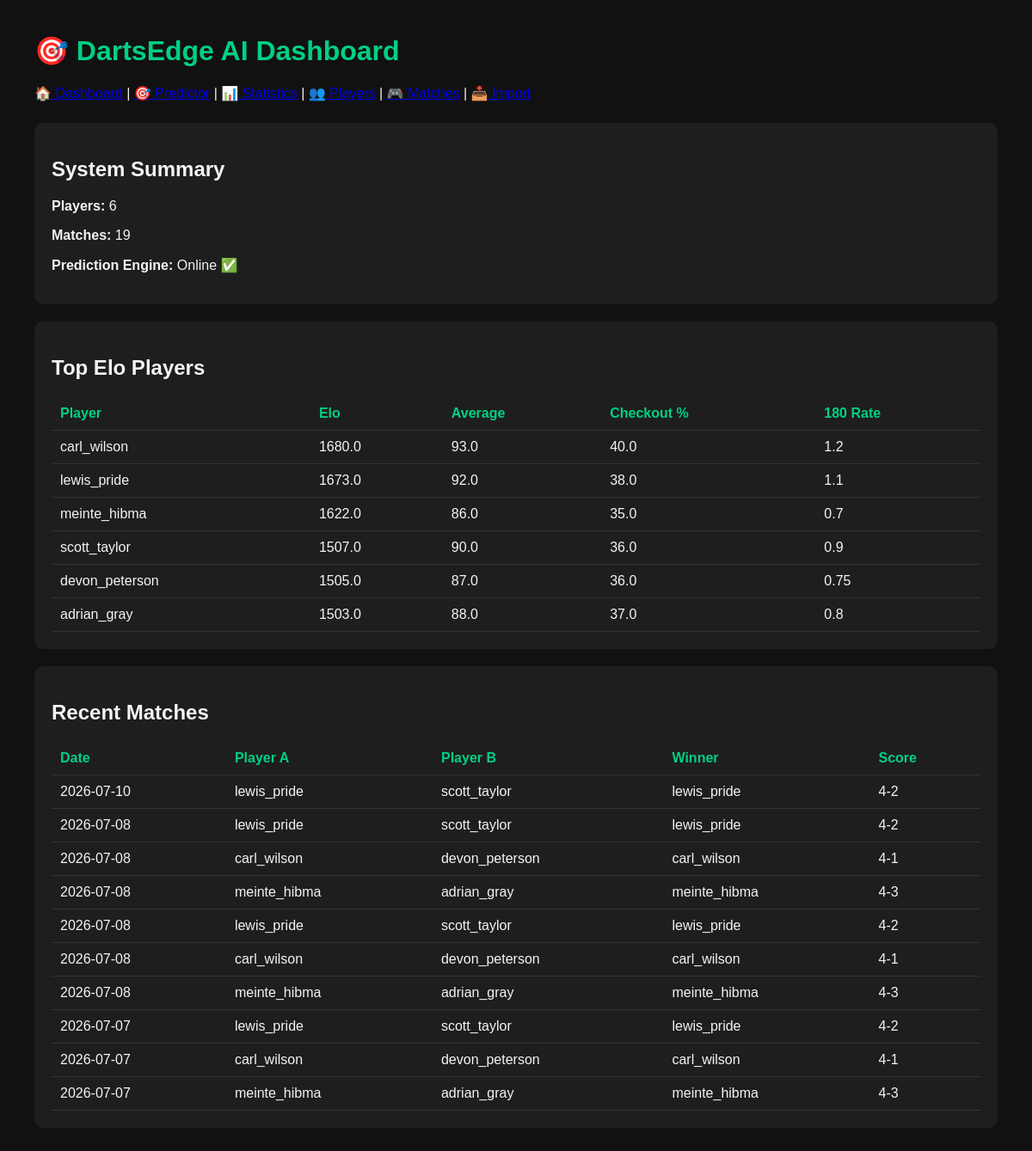
/dashboard, run on the app's committed database.
### app/models/player.py (models this page shows)
class Player(Base):
    __tablename__ = "players"
    id = Column(Integer, primary_key=True, index=True)
    name = Column(String, unique=True, index=True)
    elo = Column(Float)
    average = Column(Float)
    checkout = Column(Float)
    one80_rate = Column(Float)

### app/models/match.py (models this page shows)
class Match(Base):
    __tablename__ = "matches"
    id = Column(Integer, primary_key=True, index=True)
    date = Column(Date)
    tournament = Column(String, default="MODUS")
    stage = Column(String, default="Group")
    match_format = Column(String, default="Best of 7")
    player_a = Column(String)
    player_b = Column(String)
    winner = Column(String)
    score = Column(String)
    first_180_player = Column(String, nullable=True)
    first_leg_winner = Column(String, nullable=True)

### app/main.py (the view)
@app.get("/dashboard")
def dashboard(request: Request):
    db = SessionLocal()
    players = db.query(Player).order_by(Player.elo.desc()).all()
    matches = db.query(Match).order_by(Match.date.desc()).limit(10).all()
    player_count = db.query(Player).count()
    match_count = db.query(Match).count()
    db.close()
    return templates.TemplateResponse(
        "dashboard.html",
        {
            "request": request,
            "players": players,
            "matches": matches,
            "player_count": player_count,
            "match_count": match_count
        }
    )

### app/templates/dashboard.html (shortened to what this page needs)
<!DOCTYPE html>
<html>
<head>
</head>
<body>
<h1>🎯 DartsEdge AI Dashboard</h1>
<div style="margin-bottom:25px;">
    <a href="/dashboard">🏠 Dashboard</a> |
    <a href="/predict">🎯 Predictor</a> |
    <a href="/statistics">📊 Statistics</a> |
    <a href="/players">👥 Players</a> |
    <a href="/matches">🎮 Matches</a> |
    <a href="/import">📥 Import</a>
</div>
<div class="card">
    <h2>System Summary</h2>
    <p><strong>Players:</strong> {{ player_count }}</p>
    <p><strong>Matches:</strong> {{ match_count }}</p>
    <p><strong>Prediction Engine:</strong> Online ✅</p>
</div>
<div class="card">
    <h2>Top Elo Players</h2>
    <table>
        <tr>
            <th>Player</th>
            <th>Elo</th>
            <th>Average</th>
            <th>Checkout %</th>
            <th>180 Rate</th>
        </tr>
        {% for p in players %}
        <tr>
            <td>{{ p.name }}</td>
            <td>{{ p.elo }}</td>
            <td>{{ p.average }}</td>
            <td>{{ p.checkout }}</td>
            <td>{{ p.one80_rate }}</td>
        </tr>
        {% endfor %}
    </table>
</div>
<div class="card">
    <h2>Recent Matches</h2>
    <table>
        <tr>
            <th>Date</th>
            <th>Player A</th>
            <th>Player B</th>
            <th>Winner</th>
            <th>Score</th>
        </tr>
        {% for m in matches %}
        <tr>
            <td>{{ m.date }}</td>
            <td>{{ m.player_a }}</td>
            <td>{{ m.player_b }}</td>
            <td>{{ m.winner }}</td>
            <td>{{ m.score }}</td>
        </tr>
        {% endfor %}
    </table>
</div>
</body>
</html>

### app/templates/dashboard.html (style rules this page uses)
body { font-family: Arial, sans-serif; margin: 40px; background: #111; color: #f4f4f4; }
h1 { color: #00d084; }
.card { background: #1e1e1e; padding: 20px; margin-bottom: 20px; border-radius: 10px; }
table { width: 100%; border-collapse: collapse; }
th, td { padding: 10px; border-bottom: 1px solid #333; }
th { text-align: left; color: #00d084; }

### data on the page
Player: name "carl_wilson", elo "1680.0", average "93.0", checkout "40.0", one80_rate "1.2"
Player: name "lewis_pride", elo "1673.0", average "92.0", checkout "38.0", one80_rate "1.1"
Player: name "meinte_hibma", elo "1622.0", average "86.0", checkout "35.0", one80_rate "0.7"
Player: name "scott_taylor", elo "1507.0", average "90.0", checkout "36.0", one80_rate "0.9"
Player: name "devon_peterson", elo "1505.0", average "87.0", checkout "36.0", one80_rate "0.75"
Player: name "adrian_gray", elo "1503.0", average "88.0", checkout "37.0", one80_rate "0.8"
Match: date "2026-07-10", player_a "lewis_pride", player_b "scott_taylor", winner "lewis_pride", score "4-2"
Match: date "2026-07-08", player_a "lewis_pride", player_b "scott_taylor", winner "lewis_pride", score "4-2"
Match: date "2026-07-08", player_a "carl_wilson", player_b "devon_peterson", winner "carl_wilson", score "4-1"
Match: date "2026-07-08", player_a "meinte_hibma", player_b "adrian_gray", winner "meinte_hibma", score "4-3"
Match: date "2026-07-08", player_a "lewis_pride", player_b "scott_taylor", winner "lewis_pride", score "4-2"
Match: date "2026-07-08", player_a "carl_wilson", player_b "devon_peterson", winner "carl_wilson", score "4-1"
Match: date "2026-07-08", player_a "meinte_hibma", player_b "adrian_gray", winner "meinte_hibma", score "4-3"
Match: date "2026-07-07", player_a "lewis_pride", player_b "scott_taylor", winner "lewis_pride", score "4-2"
Match: date "2026-07-07", player_a "carl_wilson", player_b "devon_peterson", winner "carl_wilson", score "4-1"
Match: date "2026-07-07", player_a "meinte_hibma", player_b "adrian_gray", winner "meinte_hibma", score "4-3"

### other printed values
{{ player_count }} "6"
{{ match_count }} "19"
